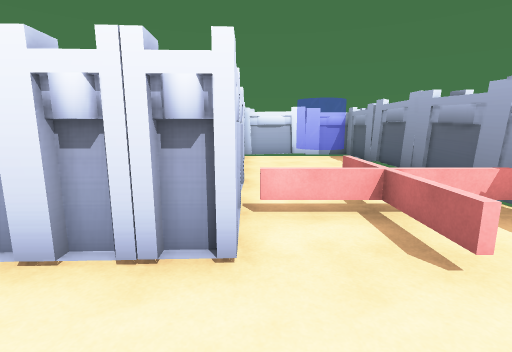
View 1 (above)

16 first-person views from a walk through a 3-D level made in the Unity game engine. The camera is 1.4 m above the floor, tilts 10° down and sees 85° across. The floor is counted in squares, 1 m on a side. Each view is taken from the middle of a square. On the plan, view 1 faces up. The plan holds only what a view shows up to about 14 squares ahead; the rest is blank. The player is left out.

View 2
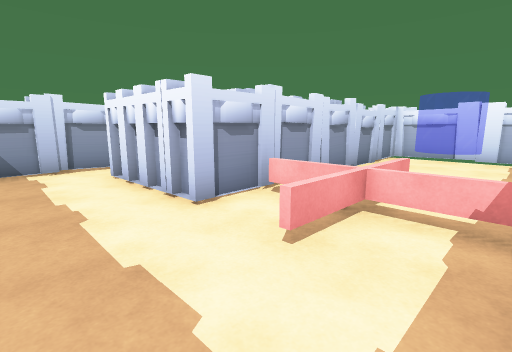

View 3
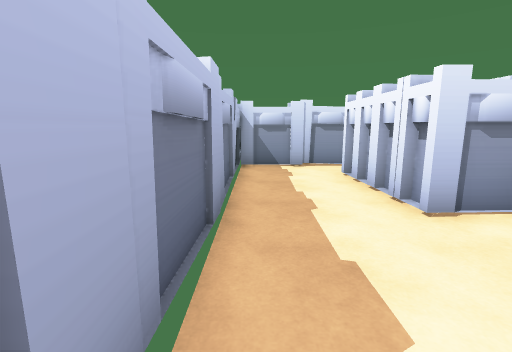

View 4
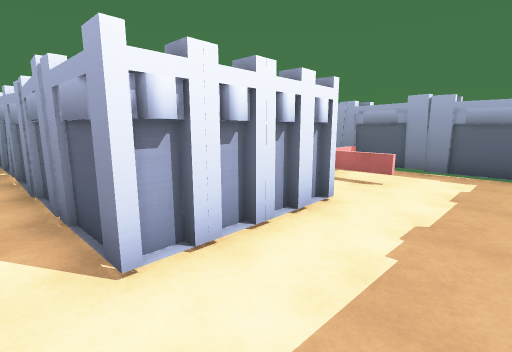

View 5
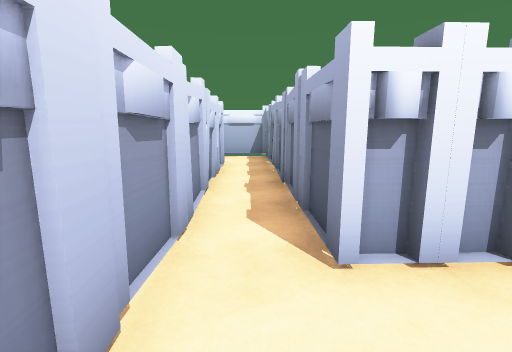

View 6
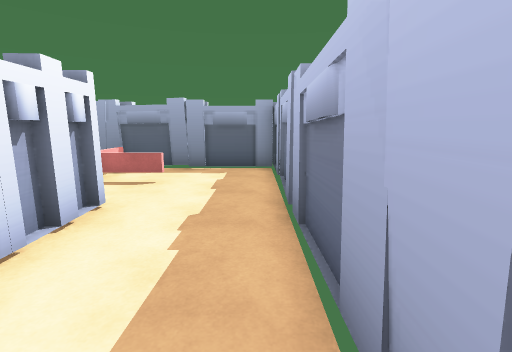

View 7
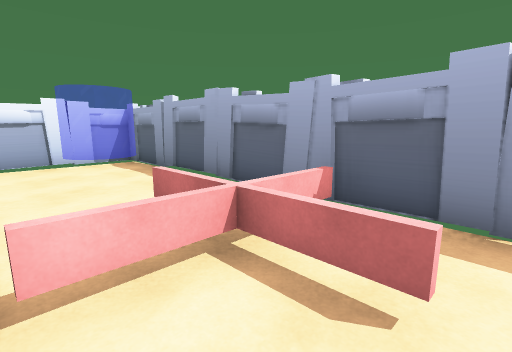

View 8
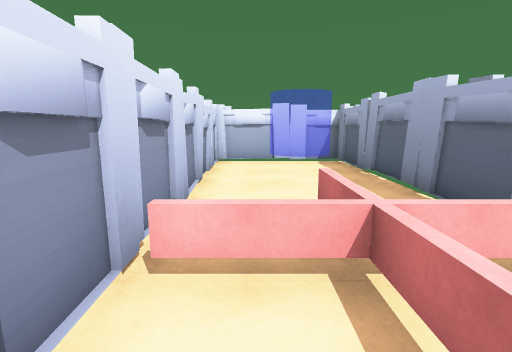

View 9
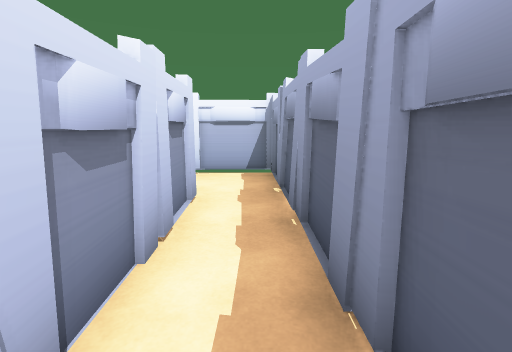

View 10
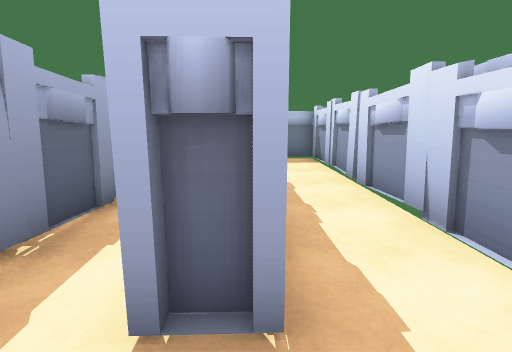

View 11
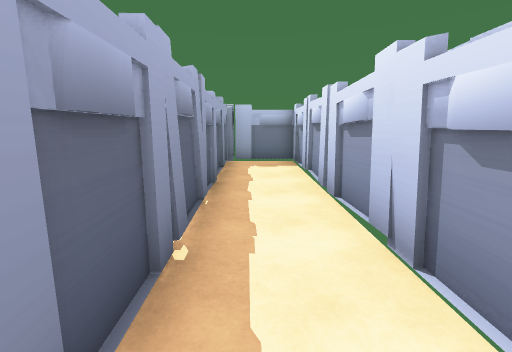

View 12
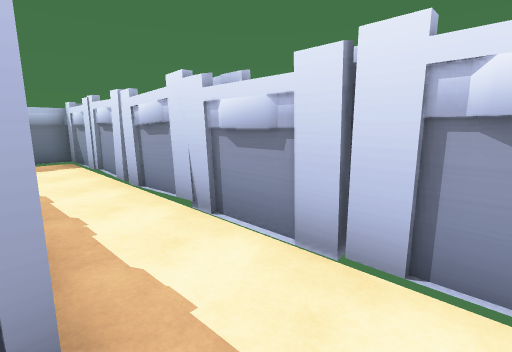

View 13
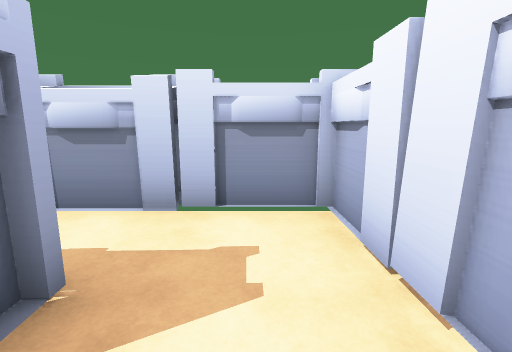

View 14
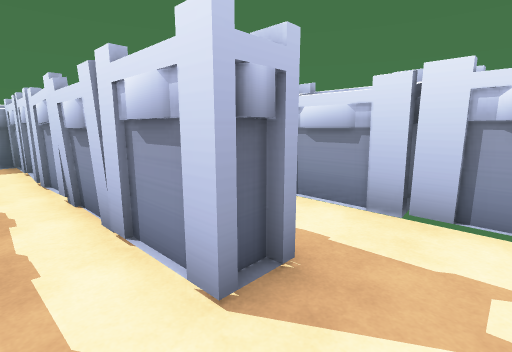

View 15
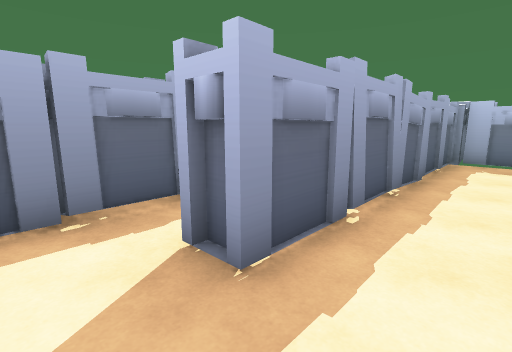

View 16
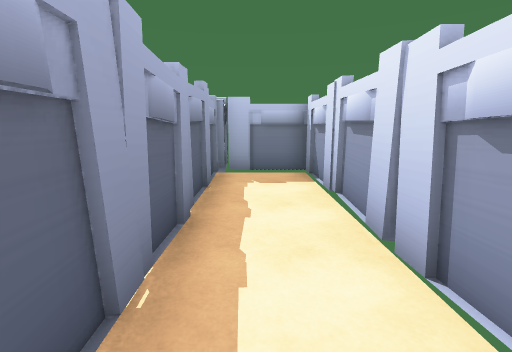

### Floor plan
Key: @ floor where view 1 was taken; # wall or solid block; . floor; = window, fence, low wall or low ledge; ^ raised ledge; O other object.
Columns run from 10 left of view 1 to 5 right of it. Each row starts with its distance up from view 1.
 14            ####
 13 #######  ##  .#
 12 #.....#  #....#
 11 #.....#  ##...#
 10 #..##.#  ##   #
  9 #..##.#   #=  #
  8 #..##.#   #...#
  7 #..##.#   #.. #
  6 #..##.^   #.O ##
  5 #..##.#   #.O.##
  4 #..##.#   #OOOO#
  3 #..##.#####.O.##
  2 #..##..........#
  1 #..##..........#
  0 #..##.....@....#
 -1 ################

Positions as (right, up) in squares from view 1, and headings:
1: (0, 0), facing up
2: (4, 0), facing up-left
3: (4, 0), facing left
4: (-5, 0), facing up-right
5: (-5, 0), facing up
6: (-5, 0), facing right
7: (0, 2), facing up-right
8: (1, 2), facing up
9: (-5, 5), facing up
10: (-7, 12), facing down
11: (-8, 11), facing down
12: (-7, 12), facing down-left
13: (-5, 12), facing left
14: (-5, 12), facing down-left
15: (-9, 12), facing down-right
16: (-8, 8), facing down
